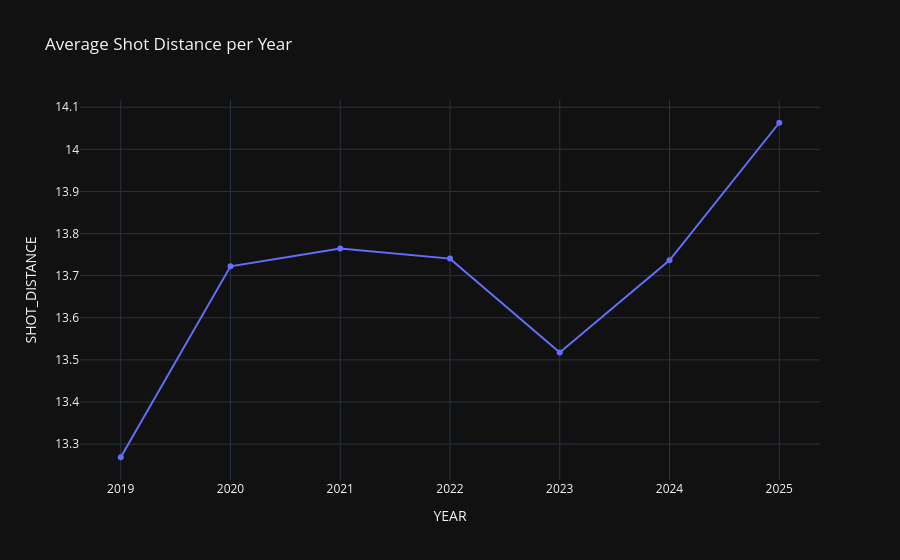

Notebook cell for this chart:
### Code cell
# 1. Average shot distance change over years
# 2. Top 5 highest 3-pt % shooters with >= 500 attempts

from pathlib import Path
import plotly.express as px
import plotly.graph_objects as go
outdir = Path('../outputs')
outdir.mkdir(parents=True, exist_ok=True)

# Analysis 1: Average shot distance by year
year_col = 'YEAR' if 'YEAR' in df.columns else 'Year'
dist_col = 'shotDistance' if 'shotDistance' in df.columns else 'SHOT_DISTANCE'

if year_col in df.columns and dist_col in df.columns:
    dist_by_year = df.groupby(year_col)[dist_col].mean().reset_index()
    fig1 = px.line(dist_by_year, x=year_col, y=dist_col, title='Average Shot Distance per Year', markers=True)
    fig1.update_layout(template='plotly_dark')
    fig1.write_html(str(outdir / 'avg_shot_distance.html'))
    fig1.write_image(str(outdir / 'avg_shot_distance.png'))
    fig1.show()

### Figure 1 — Plotly figure (JSON) as saved in the notebook; plotly's stock layout.template omitted (floating-point values rounded to 4 significant figures)
{"data": [{"hovertemplate": "YEAR=%{x}<br>SHOT_DISTANCE=%{y}<extra></extra>", "legendgroup": "", "line": {"color": "#636efa", "dash": "solid"}, "marker": {"symbol": "circle"}, "mode": "lines+markers", "name": "", "orientation": "v", "showlegend": false, "type": "scatter", "x": [2019, 2020, 2021, 2022, 2023, 2024, 2025], "xaxis": "x", "y": [13.27, 13.72, 13.76, 13.74, 13.52, 13.74, 14.06], "yaxis": "y"}], "layout": {"legend": {"tracegroupgap": 0}, "title": {"text": "Average Shot Distance per Year"}, "xaxis": {"anchor": "y", "domain": [0, 1], "title": {"text": "YEAR"}}, "yaxis": {"anchor": "x", "domain": [0, 1], "title": {"text": "SHOT_DISTANCE"}}}}
